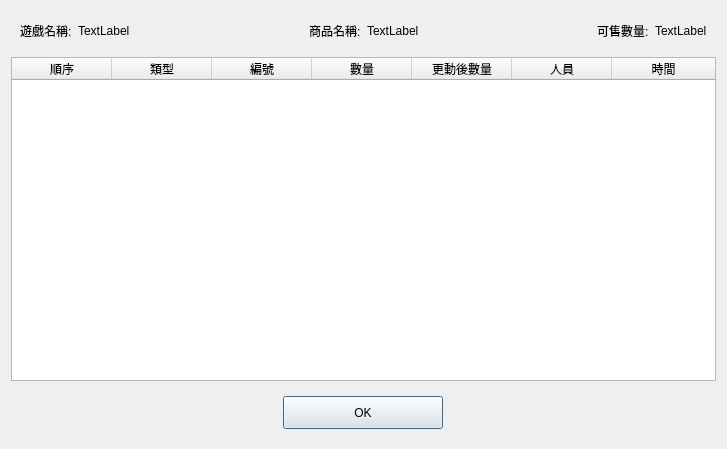
<?xml version="1.0" encoding="UTF-8"?>
<ui version="4.0">
 <class>DialogCountHisotry</class>
 <widget class="QDialog" name="DialogCountHisotry">
  <property name="geometry">
   <rect>
    <x>0</x>
    <y>0</y>
    <width>727</width>
    <height>449</height>
   </rect>
  </property>
  <property name="windowTitle">
   <string>Dialog</string>
  </property>
  <layout class="QVBoxLayout" name="verticalLayout">
   <item>
    <widget class="QWidget" name="widget" native="true">
     <property name="sizePolicy">
      <sizepolicy hsizetype="Preferred" vsizetype="Fixed">
       <horstretch>0</horstretch>
       <verstretch>0</verstretch>
      </sizepolicy>
     </property>
     <property name="minimumSize">
      <size>
       <width>0</width>
       <height>40</height>
      </size>
     </property>
     <layout class="QHBoxLayout" name="horizontalLayout">
      <item>
       <widget class="QLabel" name="label">
        <property name="text">
         <string>遊戲名稱:</string>
        </property>
       </widget>
      </item>
      <item>
       <widget class="QLabel" name="lbGameName">
        <property name="sizePolicy">
         <sizepolicy hsizetype="Fixed" vsizetype="Preferred">
          <horstretch>0</horstretch>
          <verstretch>0</verstretch>
         </sizepolicy>
        </property>
        <property name="text">
         <string>TextLabel</string>
        </property>
       </widget>
      </item>
      <item>
       <spacer name="horizontalSpacer">
        <property name="orientation">
         <enum>Qt::Horizontal</enum>
        </property>
        <property name="sizeHint" stdset="0">
         <size>
          <width>40</width>
          <height>20</height>
         </size>
        </property>
       </spacer>
      </item>
      <item>
       <widget class="QLabel" name="label_3">
        <property name="text">
         <string>商品名稱:</string>
        </property>
       </widget>
      </item>
      <item>
       <widget class="QLabel" name="lbItemName">
        <property name="sizePolicy">
         <sizepolicy hsizetype="Minimum" vsizetype="Preferred">
          <horstretch>0</horstretch>
          <verstretch>0</verstretch>
         </sizepolicy>
        </property>
        <property name="text">
         <string>TextLabel</string>
        </property>
       </widget>
      </item>
      <item>
       <spacer name="horizontalSpacer_2">
        <property name="orientation">
         <enum>Qt::Horizontal</enum>
        </property>
        <property name="sizeHint" stdset="0">
         <size>
          <width>40</width>
          <height>20</height>
         </size>
        </property>
       </spacer>
      </item>
      <item>
       <widget class="QLabel" name="label_5">
        <property name="text">
         <string>可售數量:</string>
        </property>
       </widget>
      </item>
      <item>
       <widget class="QLabel" name="lbCount">
        <property name="sizePolicy">
         <sizepolicy hsizetype="Fixed" vsizetype="Preferred">
          <horstretch>0</horstretch>
          <verstretch>0</verstretch>
         </sizepolicy>
        </property>
        <property name="text">
         <string>TextLabel</string>
        </property>
       </widget>
      </item>
     </layout>
    </widget>
   </item>
   <item>
    <widget class="QWidget" name="widget_2" native="true">
     <layout class="QGridLayout" name="gridLayout_2">
      <property name="leftMargin">
       <number>0</number>
      </property>
      <property name="topMargin">
       <number>0</number>
      </property>
      <property name="rightMargin">
       <number>0</number>
      </property>
      <property name="bottomMargin">
       <number>0</number>
      </property>
      <item row="0" column="0">
       <widget class="QTableWidget" name="tb">
        <property name="editTriggers">
         <set>QAbstractItemView::NoEditTriggers</set>
        </property>
        <attribute name="horizontalHeaderStretchLastSection">
         <bool>true</bool>
        </attribute>
        <attribute name="verticalHeaderVisible">
         <bool>false</bool>
        </attribute>
        <column>
         <property name="text">
          <string>順序</string>
         </property>
        </column>
        <column>
         <property name="text">
          <string>類型</string>
         </property>
        </column>
        <column>
         <property name="text">
          <string>編號</string>
         </property>
        </column>
        <column>
         <property name="text">
          <string>數量</string>
         </property>
        </column>
        <column>
         <property name="text">
          <string>更動後數量</string>
         </property>
        </column>
        <column>
         <property name="text">
          <string>人員</string>
         </property>
        </column>
        <column>
         <property name="text">
          <string>時間</string>
         </property>
        </column>
       </widget>
      </item>
     </layout>
    </widget>
   </item>
   <item>
    <widget class="QWidget" name="widget_3" native="true">
     <property name="sizePolicy">
      <sizepolicy hsizetype="Preferred" vsizetype="Fixed">
       <horstretch>0</horstretch>
       <verstretch>0</verstretch>
      </sizepolicy>
     </property>
     <property name="minimumSize">
      <size>
       <width>0</width>
       <height>40</height>
      </size>
     </property>
     <layout class="QGridLayout" name="gridLayout">
      <item row="0" column="0">
       <widget class="QPushButton" name="btnClose">
        <property name="sizePolicy">
         <sizepolicy hsizetype="Minimum" vsizetype="Fixed">
          <horstretch>0</horstretch>
          <verstretch>0</verstretch>
         </sizepolicy>
        </property>
        <property name="minimumSize">
         <size>
          <width>160</width>
          <height>33</height>
         </size>
        </property>
        <property name="maximumSize">
         <size>
          <width>160</width>
          <height>33</height>
         </size>
        </property>
        <property name="text">
         <string>OK</string>
        </property>
       </widget>
      </item>
     </layout>
    </widget>
   </item>
  </layout>
 </widget>
 <resources/>
 <connections/>
</ui>
